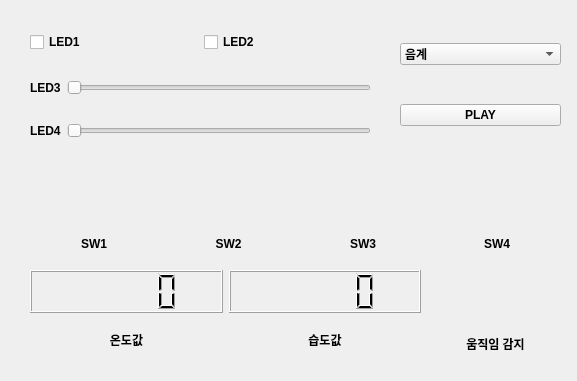
<?xml version="1.0" encoding="UTF-8"?>
<ui version="4.0">
 <class>widget</class>
 <widget class="QWidget" name="widget">
  <property name="geometry">
   <rect>
    <x>0</x>
    <y>0</y>
    <width>577</width>
    <height>381</height>
   </rect>
  </property>
  <property name="windowTitle">
   <string>widget</string>
  </property>
  <widget class="QWidget" name="layoutWidget">
   <property name="geometry">
    <rect>
     <x>30</x>
     <y>10</y>
     <width>341</width>
     <height>151</height>
    </rect>
   </property>
   <layout class="QVBoxLayout" name="verticalLayout">
    <item>
     <layout class="QHBoxLayout" name="horizontalLayout">
      <item>
       <widget class="QCheckBox" name="checkBox_LED1">
        <property name="font">
         <font>
          <weight>75</weight>
          <bold>true</bold>
         </font>
        </property>
        <property name="text">
         <string>LED1</string>
        </property>
       </widget>
      </item>
      <item>
       <widget class="QCheckBox" name="checkBox_LED2">
        <property name="font">
         <font>
          <weight>75</weight>
          <bold>true</bold>
         </font>
        </property>
        <property name="text">
         <string>LED2</string>
        </property>
       </widget>
      </item>
     </layout>
    </item>
    <item>
     <layout class="QHBoxLayout" name="horizontalLayout_2">
      <item>
       <widget class="QLabel" name="label_LED3">
        <property name="font">
         <font>
          <weight>75</weight>
          <bold>true</bold>
         </font>
        </property>
        <property name="text">
         <string>LED3</string>
        </property>
       </widget>
      </item>
      <item>
       <widget class="QSlider" name="Slider_LED3">
        <property name="orientation">
         <enum>Qt::Horizontal</enum>
        </property>
       </widget>
      </item>
     </layout>
    </item>
    <item>
     <layout class="QHBoxLayout" name="horizontalLayout_3">
      <item>
       <widget class="QLabel" name="label_LED4">
        <property name="font">
         <font>
          <weight>75</weight>
          <bold>true</bold>
         </font>
        </property>
        <property name="text">
         <string>LED4</string>
        </property>
       </widget>
      </item>
      <item>
       <widget class="QSlider" name="Slider_LED4">
        <property name="orientation">
         <enum>Qt::Horizontal</enum>
        </property>
       </widget>
      </item>
     </layout>
    </item>
   </layout>
  </widget>
  <widget class="QWidget" name="layoutWidget">
   <property name="geometry">
    <rect>
     <x>400</x>
     <y>10</y>
     <width>161</width>
     <height>151</height>
    </rect>
   </property>
   <layout class="QVBoxLayout" name="verticalLayout_2">
    <item>
     <widget class="QComboBox" name="comboBox_sel">
      <property name="font">
       <font>
        <weight>75</weight>
        <bold>true</bold>
       </font>
      </property>
      <item>
       <property name="text">
        <string>음계</string>
       </property>
      </item>
      <item>
       <property name="text">
        <string>스타워즈</string>
       </property>
      </item>
     </widget>
    </item>
    <item>
     <widget class="QPushButton" name="pushButton_play">
      <property name="font">
       <font>
        <weight>75</weight>
        <bold>true</bold>
       </font>
      </property>
      <property name="text">
       <string>PLAY</string>
      </property>
     </widget>
    </item>
   </layout>
  </widget>
  <widget class="QWidget" name="layoutWidget_2">
   <property name="geometry">
    <rect>
     <x>30</x>
     <y>170</y>
     <width>531</width>
     <height>91</height>
    </rect>
   </property>
   <layout class="QHBoxLayout" name="horizontalLayout_4">
    <item>
     <layout class="QVBoxLayout" name="verticalLayout_3">
      <property name="sizeConstraint">
       <enum>QLayout::SetDefaultConstraint</enum>
      </property>
      <item>
       <widget class="QLabel" name="label_SW_PIC1">
        <property name="minimumSize">
         <size>
          <width>71</width>
          <height>51</height>
         </size>
        </property>
        <property name="text">
         <string/>
        </property>
        <property name="pixmap">
         <pixmap resource="resource.qrc">:/image/led_50x50.png</pixmap>
        </property>
        <property name="alignment">
         <set>Qt::AlignCenter</set>
        </property>
       </widget>
      </item>
      <item>
       <widget class="QLabel" name="label_SW_TEXT1">
        <property name="font">
         <font>
          <weight>75</weight>
          <bold>true</bold>
         </font>
        </property>
        <property name="text">
         <string>SW1</string>
        </property>
        <property name="alignment">
         <set>Qt::AlignCenter</set>
        </property>
       </widget>
      </item>
     </layout>
    </item>
    <item>
     <layout class="QVBoxLayout" name="verticalLayout_4">
      <item>
       <widget class="QLabel" name="label_SW_PIC2">
        <property name="minimumSize">
         <size>
          <width>71</width>
          <height>51</height>
         </size>
        </property>
        <property name="text">
         <string/>
        </property>
        <property name="pixmap">
         <pixmap resource="resource.qrc">:/image/led_50x50.png</pixmap>
        </property>
        <property name="alignment">
         <set>Qt::AlignCenter</set>
        </property>
       </widget>
      </item>
      <item>
       <widget class="QLabel" name="label_SW_TEXT2">
        <property name="font">
         <font>
          <weight>75</weight>
          <bold>true</bold>
         </font>
        </property>
        <property name="text">
         <string>SW2</string>
        </property>
        <property name="alignment">
         <set>Qt::AlignCenter</set>
        </property>
       </widget>
      </item>
     </layout>
    </item>
    <item>
     <layout class="QVBoxLayout" name="verticalLayout_5">
      <item>
       <widget class="QLabel" name="label_SW_PIC3">
        <property name="minimumSize">
         <size>
          <width>71</width>
          <height>51</height>
         </size>
        </property>
        <property name="text">
         <string/>
        </property>
        <property name="pixmap">
         <pixmap resource="resource.qrc">:/image/led_50x50.png</pixmap>
        </property>
        <property name="alignment">
         <set>Qt::AlignCenter</set>
        </property>
       </widget>
      </item>
      <item>
       <widget class="QLabel" name="label_SW_TEXT3">
        <property name="font">
         <font>
          <weight>75</weight>
          <bold>true</bold>
         </font>
        </property>
        <property name="text">
         <string>SW3</string>
        </property>
        <property name="alignment">
         <set>Qt::AlignCenter</set>
        </property>
       </widget>
      </item>
     </layout>
    </item>
    <item>
     <layout class="QVBoxLayout" name="verticalLayout_6">
      <item>
       <widget class="QLabel" name="label_SW_PIC4">
        <property name="minimumSize">
         <size>
          <width>71</width>
          <height>51</height>
         </size>
        </property>
        <property name="layoutDirection">
         <enum>Qt::LeftToRight</enum>
        </property>
        <property name="text">
         <string/>
        </property>
        <property name="pixmap">
         <pixmap resource="resource.qrc">:/image/led_50x50.png</pixmap>
        </property>
        <property name="alignment">
         <set>Qt::AlignCenter</set>
        </property>
       </widget>
      </item>
      <item>
       <widget class="QLabel" name="label_SW_TEXT4">
        <property name="font">
         <font>
          <weight>75</weight>
          <bold>true</bold>
         </font>
        </property>
        <property name="layoutDirection">
         <enum>Qt::LeftToRight</enum>
        </property>
        <property name="text">
         <string>SW4</string>
        </property>
        <property name="alignment">
         <set>Qt::AlignCenter</set>
        </property>
       </widget>
      </item>
     </layout>
    </item>
   </layout>
  </widget>
  <widget class="QWidget" name="layoutWidget">
   <property name="geometry">
    <rect>
     <x>30</x>
     <y>270</y>
     <width>391</width>
     <height>91</height>
    </rect>
   </property>
   <layout class="QGridLayout" name="gridLayout">
    <item row="0" column="0">
     <widget class="QLCDNumber" name="lcdNumber_Temp"/>
    </item>
    <item row="0" column="1">
     <widget class="QLCDNumber" name="lcdNumber_Humi"/>
    </item>
    <item row="1" column="0">
     <widget class="QLabel" name="label_Temp">
      <property name="font">
       <font>
        <weight>75</weight>
        <bold>true</bold>
       </font>
      </property>
      <property name="text">
       <string>온도값</string>
      </property>
      <property name="alignment">
       <set>Qt::AlignCenter</set>
      </property>
     </widget>
    </item>
    <item row="1" column="1">
     <widget class="QLabel" name="label_Humi">
      <property name="font">
       <font>
        <weight>75</weight>
        <bold>true</bold>
       </font>
      </property>
      <property name="text">
       <string>습도값</string>
      </property>
      <property name="alignment">
       <set>Qt::AlignCenter</set>
      </property>
     </widget>
    </item>
   </layout>
  </widget>
  <widget class="QWidget" name="layoutWidget">
   <property name="geometry">
    <rect>
     <x>430</x>
     <y>270</y>
     <width>131</width>
     <height>91</height>
    </rect>
   </property>
   <layout class="QVBoxLayout" name="verticalLayout_7">
    <item>
     <widget class="QLabel" name="label_PIR_PIC">
      <property name="minimumSize">
       <size>
        <width>71</width>
        <height>51</height>
       </size>
      </property>
      <property name="layoutDirection">
       <enum>Qt::LeftToRight</enum>
      </property>
      <property name="text">
       <string/>
      </property>
      <property name="pixmap">
       <pixmap resource="resource.qrc">:/image/pir_50x50.png</pixmap>
      </property>
      <property name="alignment">
       <set>Qt::AlignCenter</set>
      </property>
     </widget>
    </item>
    <item>
     <widget class="QLabel" name="label_PIR_TEXT">
      <property name="font">
       <font>
        <weight>75</weight>
        <bold>true</bold>
       </font>
      </property>
      <property name="layoutDirection">
       <enum>Qt::LeftToRight</enum>
      </property>
      <property name="text">
       <string>움직임 감지</string>
      </property>
      <property name="alignment">
       <set>Qt::AlignCenter</set>
      </property>
     </widget>
    </item>
   </layout>
  </widget>
 </widget>
 <resources>
  <include location="resource.qrc"/>
 </resources>
 <connections/>
</ui>
